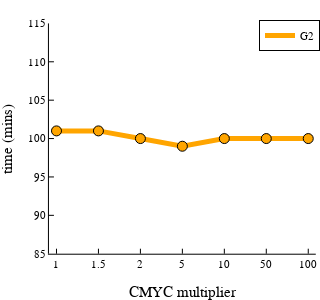

Source (notebook cell):
### Code cell
plot(1:7, solList_Myc1to100_mod.G2M, ylim=(85,115), label="G2", xticks = (1:7,xt), linewidth=5,colour=:orange,
    xlab="CMYC multiplier", ylab = "time (mins)", size=(300,300),grid=false)
plot!(1:7, solList_Myc1to100_mod.G2M, seriestype=:scatter, label=false, colour=:orange,markersize=5)

### Figure 1 — Plotly figure (JSON) as saved in the notebook; plotly's stock layout.template omitted (floating-point values rounded to 4 significant figures)
{"data": [{"colorbar": {"len": 0.8858, "title": "", "x": 0.9869, "y": 0.544}, "legendgroup": "G2", "line": {"color": "rgba(255, 165, 0, 1.000)", "dash": "solid", "shape": "linear", "width": 5}, "mode": "lines", "name": "G2", "showlegend": true, "type": "scatter", "x": [1, 2, 3, 4, 5, 6, 7], "xaxis": "x", "y": [101, 101, 100, 99, 100, 100, 100], "yaxis": "y"}, {"colorbar": {"len": 0.8858, "title": "", "x": 0.9869, "y": 0.544}, "legendgroup": "", "marker": {"color": "rgba(255, 165, 0, 1.000)", "line": {"color": "rgba(0, 0, 0, 1.000)", "width": 1}, "size": 10, "symbol": "circle"}, "mode": "markers", "name": "", "showlegend": false, "type": "scatter", "x": [1, 2, 3, 4, 5, 6, 7], "xaxis": "x", "y": [101, 101, 100, 99, 100, 100, 100], "yaxis": "y"}], "layout": {"annotations": [], "height": 300, "legend": {"bgcolor": "rgba(255, 255, 255, 1.000)", "bordercolor": "rgba(0, 0, 0, 1.000)", "borderwidth": 1, "font": {"color": "rgba(0, 0, 0, 1.000)", "family": "sans-serif", "size": 11}, "title": {"font": {"color": "rgba(0, 0, 0, 1.000)", "family": "sans-serif", "size": 15}, "text": ""}, "tracegroupgap": 0, "traceorder": "normal", "x": 1, "xanchor": "auto", "y": 1, "yanchor": "auto"}, "margin": {"b": 20, "l": 0, "r": 0, "t": 20}, "paper_bgcolor": "rgba(255, 255, 255, 1.000)", "plot_bgcolor": "rgba(255, 255, 255, 1.000)", "showlegend": true, "width": 300, "xaxis": {"anchor": "y", "domain": [0.1529, 0.9869], "gridcolor": "rgba(0, 0, 0, 0.100)", "gridwidth": 0.5, "linecolor": "rgba(0, 0, 0, 1.000)", "mirror": false, "range": [0.82, 7.18], "showgrid": false, "showline": true, "showticklabels": true, "tickangle": 0, "tickcolor": "rgb(0, 0, 0)", "tickfont": {"color": "rgba(0, 0, 0, 1.000)", "family": "sans-serif", "size": 11}, "tickmode": "array", "ticks": "inside", "ticktext": ["1", "1.5", "2", "5", "10", "50", "100"], "tickvals": [1, 2, 3, 4, 5, 6, 7], "title": "CMYC multiplier", "titlefont": {"color": "rgba(0, 0, 0, 1.000)", "family": "sans-serif", "size": 15}, "type": "-", "visible": true, "zeroline": false, "zerolinecolor": "rgba(0, 0, 0, 1.000)"}, "yaxis": {"anchor": "x", "domain": [0.1011, 0.9869], "gridcolor": "rgba(0, 0, 0, 0.100)", "gridwidth": 0.5, "linecolor": "rgba(0, 0, 0, 1.000)", "mirror": false, "range": [85, 115], "showgrid": false, "showline": true, "showticklabels": true, "tickangle": 0, "tickcolor": "rgb(0, 0, 0)", "tickfont": {"color": "rgba(0, 0, 0, 1.000)", "family": "sans-serif", "size": 11}, "tickmode": "array", "ticks": "inside", "ticktext": ["85", "90", "95", "100", "105", "110", "115"], "tickvals": [85, 90, 95, 100, 105, 110, 115], "title": "time (mins)", "titlefont": {"color": "rgba(0, 0, 0, 1.000)", "family": "sans-serif", "size": 15}, "type": "-", "visible": true, "zeroline": false, "zerolinecolor": "rgba(0, 0, 0, 1.000)"}}}
